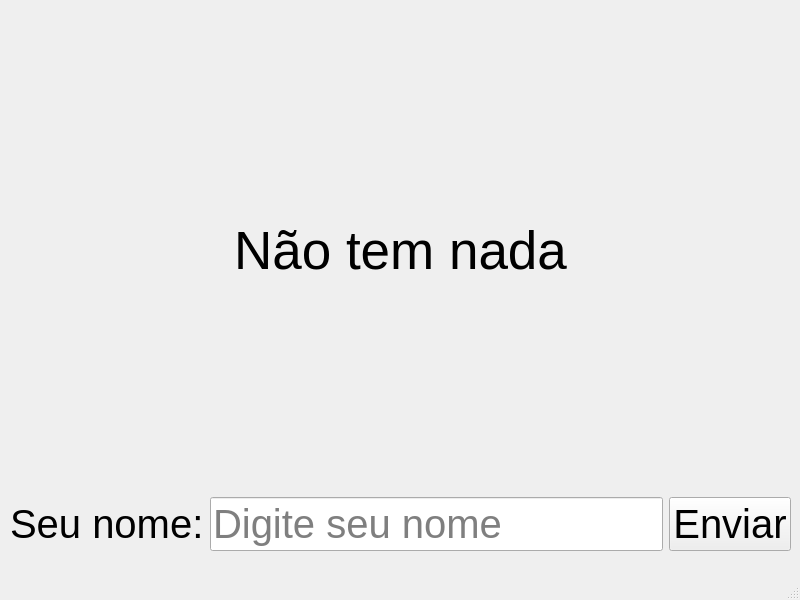
<?xml version="1.0" encoding="UTF-8"?>
<ui version="4.0">
 <class>MainWindow</class>
 <widget class="QMainWindow" name="MainWindow">
  <property name="geometry">
   <rect>
    <x>0</x>
    <y>0</y>
    <width>800</width>
    <height>600</height>
   </rect>
  </property>
  <property name="windowTitle">
   <string>MainWindow</string>
  </property>
  <widget class="QWidget" name="centralwidget">
   <widget class="QWidget" name="gridLayoutWidget">
    <property name="geometry">
     <rect>
      <x>10</x>
      <y>10</y>
      <width>781</width>
      <height>541</height>
     </rect>
    </property>
    <layout class="QGridLayout" name="gridLayout">
     <item row="0" column="0">
      <widget class="QLabel" name="labelResult">
       <property name="font">
        <font>
         <pointsize>40</pointsize>
        </font>
       </property>
       <property name="text">
        <string>Não tem nada</string>
       </property>
       <property name="alignment">
        <set>Qt::AlignmentFlag::AlignCenter</set>
       </property>
      </widget>
     </item>
     <item row="1" column="0">
      <layout class="QGridLayout" name="gridLayout_2">
       <item row="0" column="0">
        <widget class="QLabel" name="labelName">
         <property name="font">
          <font>
           <pointsize>30</pointsize>
          </font>
         </property>
         <property name="text">
          <string>Seu nome:</string>
         </property>
        </widget>
       </item>
       <item row="0" column="1">
        <widget class="QLineEdit" name="lineName">
         <property name="font">
          <font>
           <pointsize>30</pointsize>
          </font>
         </property>
         <property name="placeholderText">
          <string>Digite seu nome</string>
         </property>
        </widget>
       </item>
       <item row="0" column="2">
        <widget class="QPushButton" name="buttonSend">
         <property name="font">
          <font>
           <pointsize>30</pointsize>
          </font>
         </property>
         <property name="text">
          <string>Enviar</string>
         </property>
        </widget>
       </item>
      </layout>
     </item>
    </layout>
   </widget>
  </widget>
  <widget class="QMenuBar" name="menubar">
   <property name="geometry">
    <rect>
     <x>0</x>
     <y>0</y>
     <width>800</width>
     <height>22</height>
    </rect>
   </property>
  </widget>
  <widget class="QStatusBar" name="statusbar"/>
 </widget>
 <resources/>
 <connections/>
</ui>
